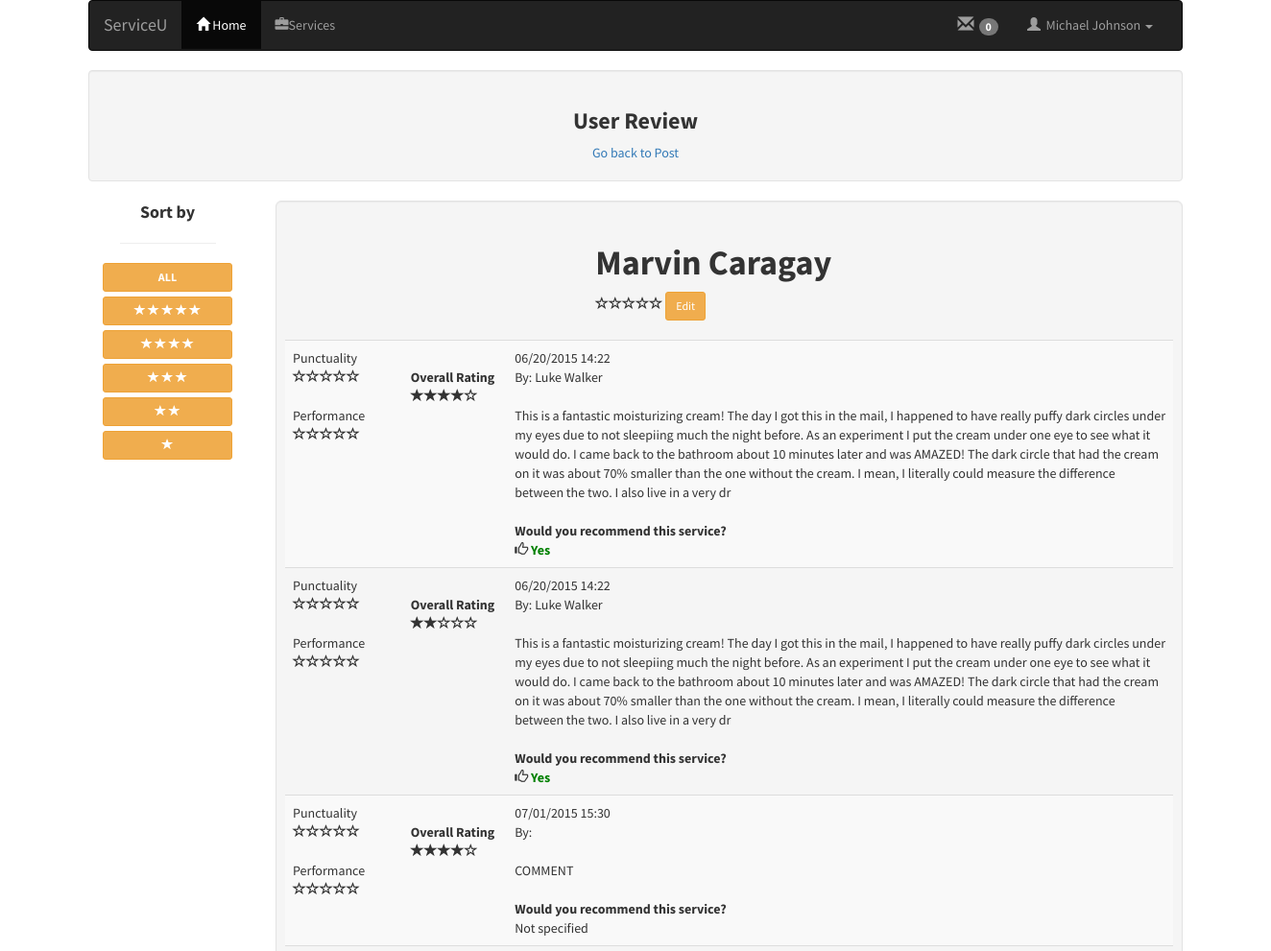
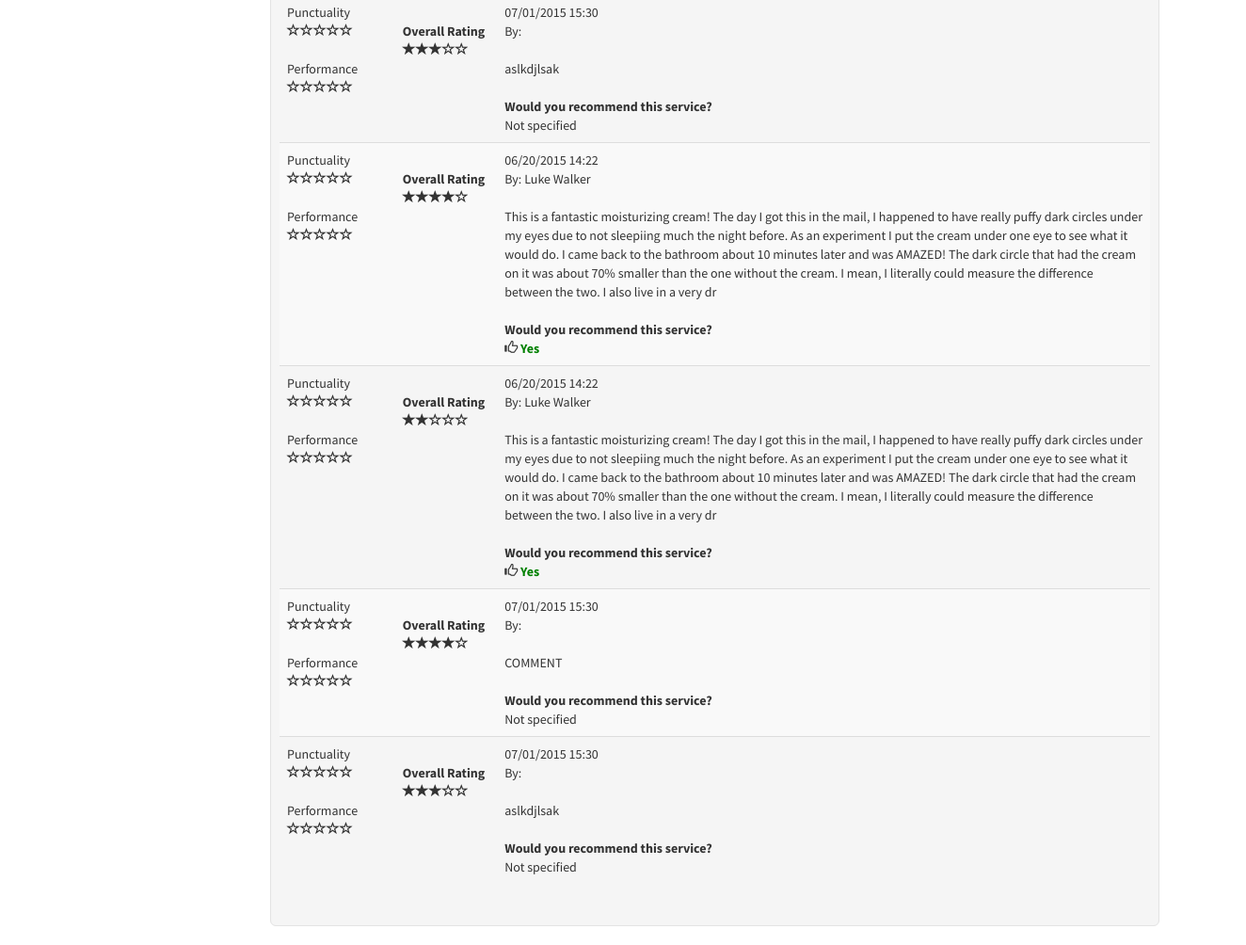
/userReviews.php?employeeEmail=mark@gmail.com&jobID=17 (signed in), run on the app's committed database (2 pictures, top to bottom).
### tables this page shows
CREATE TABLE IF NOT EXISTS `usertable` (
  `userID` int(8) NOT NULL AUTO_INCREMENT,
  `email` varchar(35) NOT NULL DEFAULT '',
  `firstName` varchar(20) NOT NULL,
  `lastName` varchar(20) NOT NULL,
  `userPhone` varchar(20) DEFAULT NULL,
  `password` varchar(20) NOT NULL,
  `verify` tinyint(1) NOT NULL DEFAULT '0',
  `degree` int(1) NOT NULL DEFAULT '0',
  `skill` varchar(300) NOT NULL DEFAULT 'na',
  `interest` varchar(300) NOT NULL DEFAULT 'na',
  `rate` int(1) NOT NULL DEFAULT '0',
  `verificationCode` varchar(10) NOT NULL,
  PRIMARY KEY (`email`),
  UNIQUE KEY `userID` (`userID`)
);

CREATE TABLE IF NOT EXISTS `commenttable` (
  `receiverID` varchar(40) NOT NULL,
  `senderID` varchar(40) NOT NULL,
  `comment` varchar(500) NOT NULL,
  `stars` int(1) NOT NULL DEFAULT '6',
  `entryDate` datetime NOT NULL DEFAULT CURRENT_TIMESTAMP,
  `recommend` varchar(5) NOT NULL DEFAULT 'none'
);

### DatabaseFunctions.php (called while the page is built, shortened)
<?php
$con=mysqli_connect("localhost","root","","serviceu");
function getFullName($userEmail){
    global $con;
    $query = "SELECT firstName, lastName FROM userTable
              WHERE email = '$userEmail'";
    $result = mysqli_query($con, $query);
    $row = mysqli_fetch_assoc($result);
    return $row['firstName'] . " " . $row['lastName'];
}
function getRate($userEmail){
    global $con;
    $query = "SELECT rate FROM userTable
              WHERE email = '$userEmail'";
    $result = mysqli_query($con, $query);
    $row = mysqli_fetch_assoc($result);
    return $row['rate'];
}
function getNroComments($userEmail){
    global $con;
    $query = "SELECT COUNT(*) as total FROM commentTable WHERE receiverID='$userEmail'";
    $result = mysqli_query($con, $query);
    $row = mysqli_fetch_Assoc($result);
    return $row['total'];
}
function getComments($userEmail){
    global $con;
    $query = "SELECT * FROM commentTable WHERE receiverID='$userEmail'";
    $result = mysqli_query($con, $query);
    return $result;
}
function countMyNewMesssages($userEmail)
{
    global $con;
    $query = "SELECT COUNT(*) as total FROM sendertable WHERE recipientEmail='$userEmail' AND newMessage='Yes'";
    $result = mysqli_query($con, $query);
    $row = mysqli_fetch_assoc($result);
    return $row['total'];
}
?>

### userReviews.php (the view, shortened to what this page needs)
<!DOCTYPE html>
<?php
    include("DatabaseFunctions.php");
    include("functions.php");
?>
<?php
    if (!isset($_SESSION["loginEmail"]))
    {
        header("location: index.php");
        exit();
    }
    else{
       $userEmail = $_SESSION["loginEmail"];
    }
    if(isset($_GET['employeeEmail']) && isset($_GET['jobID']))
    {
        $employeeEmail = $_GET['employeeEmail'];
        $jobID = $_GET['jobID'];
    }
    else{
        header("location: errorAccess.php");
        exit();
    }
?>
<html lang="en">
<head>
    <link href="css/bootstrap.min.css" rel="stylesheet">
    <link href="css/bootstrap.css" rel="stylesheet">
    <link href="css/stylish-portfolio.css" rel="stylesheet">
    <link href="font-awesome/css/font-awesome.min.css" rel="stylesheet" type="text/css">
</head>
<body>
    <?php include 'navigationbar.php' ?>
<div class="container">
<div class="well text-center">
    <h3><strong>User Review</strong></h3>
    <a href="postComplete.php?jobID=<?php echo $jobID ?>">Go back to Post</a>
</div>
<div class="row">
<div class="col-md-2">
<div class="col-sm-12 col-md-12 text-center">
    <strong><span class="text-center input-lg">
             Sort by
    </span></strong>
    <hr class="small">
    <a href="#viewApplication" data-toggle="modal" data-target="#viewApplication" class="btn btn-sm btn-warning btn-block">
        <Strong>ALL</strong>
    </a>
    <a href="#viewApplication" data-toggle="modal" data-target="#viewApplication" class="btn btn-sm btn-warning btn-block">
        <?php for($i = 0; $i < 5 ; $i++){ ?>
        <span class="glyphicon glyphicon-star"></span>
        <?php } ?>
    </a>
    <a href="#viewApplication" data-toggle="modal" data-target="#viewApplication" class="btn btn-sm btn-warning btn-block">
        <?php for($i = 0; $i < 4 ; $i++){ ?>
        <span class="glyphicon glyphicon-star"></span>
        <?php } ?>
    </a>
    <a href="#viewApplication" data-toggle="modal" data-target="#viewApplication" class="btn btn-sm btn-warning btn-block">
        <?php for($i = 0; $i < 3 ; $i++){ ?>
        <span class="glyphicon glyphicon-star"></span>
        <?php } ?>
    </a>
    <a href="#viewApplication" data-toggle="modal" data-target="#viewApplication" class="btn btn-sm btn-warning btn-block">
        <?php for($i = 0; $i < 2 ; $i++){ ?>
        <span class="glyphicon glyphicon-star"></span>
        <?php } ?>
    </a>
    <a href="#viewApplication" data-toggle="modal" data-target="#viewApplication" class="btn btn-sm btn-warning btn-block">
        <span class="glyphicon glyphicon-star"></span>
    </a>
</div>
    </div>
    <div class="col-md-10">
    <div class="well well-lg">
            <div class="row">
                <div class="col-sm-10 col-lg-push-4">
                    <h1><span style="font-weight: bold">
                            <?php echo getFullName($employeeEmail); ?>
                            <br>
                    </span>
                    </h1>
                            <?php
                                drawStars(getRate($employeeEmail));
                            ?>
                            <a href="#newReview" data-toggle="modal" data-target="#newReview" class="btn btn-sm btn-warning">
                                <i class="icon-hand-right"></i>Edit
                            </a>
                </div>
            </div>
           <div class="row">
                            <span class="input-sm"><strong> </strong></span>
                            <br>
                            <table class="table table-striped">
                            <?php
                                $nroComments = getNroComments($employeeEmail);
                                if ( $nroComments == 0){
                                    echo "No comments available";
                                }
                                else {
                                $result = getComments($employeeEmail);
                                while ($row = mysqli_fetch_assoc($result)) {
                                    echo '<tr><td class="col-md-3">';
                            ?>
                                <div class="row">
                                    <div class="col-xs-4 col-md-6">
                            <?php
                                    echo "Punctuality<br>";
                                    echo "<br><br>Performance<br>";
                            ?>
                                    </div>
                                    <div class="col-xs-4 col-md-6">
                                        <br>
                            <?php
                                    echo "<strong>Overall Rating</strong>";
                                    echo "<br>";
                                    drawStars($row['stars']);
                            ?>
                                    </div>
                                </div>
                            <?php
                                    echo "</td>";
                                    echo "<td>";
                                    $date = date_create( $row['entryDate']);
                                    echo date_format($date, 'm/d/Y H:i');
                                    echo "<br>By: ";
                                    echo getFullName($row['senderID']);
                                    echo "<br><br>";
                                    echo $row['comment'];
                                    echo "<br><br>";
                                    echo "<strong>Would you recommend this service?</strong>";
                                    echo "<br>";
                                    isRecommended($row['recommend']);
                                    echo "</td></tr>";
                                }
                            ?>
                            </table>
                                <?php } ?>
                        </div>
                </div>
            </div>
        </div>
</div>
</body>
</html>

### navigationbar.php (shortened to what this page needs)
   <div class="container">
     <nav role="navigation" class="navbar navbar-inverse">
        <div class="navbar-header">
            <a href="#" class="navbar-brand">ServiceU</a>
        </div>
        <div id="navbarCollapse" class="collapse navbar-collapse">
            <ul class="nav navbar-nav">
                <li class="active"><a href="services.php"><span class="glyphicon glyphicon-home"></span> Home</a></li>
                <li><a href="#"><span class="glyphicon glyphicon-briefcase"></span>Services</a></li>
            </ul>
            <ul class="nav navbar-nav pull-right">
            <li><a href="inbox.php"> <span style="font-size: 17px; margin-right: 5px;" class="glyphicon glyphicon-envelope"></span><span class="badge">
                <?php
                   if(empty(countMyNewMesssages($userEmail)))
                      echo 0;
                    else
                      echo '<span style="color: #37FF00;">' . countMyNewMesssages($userEmail) . '</span>';
                ?>
                </span></a></li>
            <li class="dropdown">
                <a href="#" data-toggle="dropdown"> <span class="glyphicon glyphicon-user"></span>&nbsp <?php echo getFullName($userEmail); ?>
                <span class="caret"</span></a>
            </li>
            </ul>
        </div>
    </nav>
</div>

### functions.php (shortened to what this page needs)
<?php
function drawStars($numStars){
    if($numStars > 5){
        echo "Not Specified";
    }
    else {
        $totalStars = 5;
        $blankStars = $totalStars - $numStars;
        for($i = 0; $i < $numStars; $i++){
            echo '<span class="glyphicon glyphicon-star"></span>';
        }
        for($j = 0; $j < $blankStars ; $j++){
            echo '<span class="glyphicon glyphicon-star-empty"></span>';
        }
    }
}
function isRecommended($answer){
    if($answer == "yes"){
        echo ' <span class="glyphicon glyphicon-thumbs-up"></span> <strong><span style="color: green;">Yes</span></strong>';
    }
    else if ($answer == "no"){
        echo ' <span class="glyphicon glyphicon-thumbs-up"></span> <strong><span style="color: red;">No</span></strong>';
    }
    else{
        echo "Not specified";
    }
}
?>

### css/stylish-portfolio.css (style rules this page uses)
html, body { width: 100%; height: 100%; }
body { font-family: "Source Sans Pro","Helvetica Neue",Helvetica,Arial,sans-serif; }
hr.small { max-width: 100px; }

### data on the page
usertable: getFullName($userEmail) "Michael Johnson"
usertable: getFullName($employeeEmail) "Marvin Caragay", rate 0 (drawn)
commenttable: stars 4 (drawn), entryDate "06/20/2015 14:22", senderID.lastName "Luke Walker", comment "This is a fantastic moisturizing cream! The day I got this in the mail, I happened to have really puffy dark circles under my eyes due to not sleepiing much the night before. As an experiment I put the cream under one eye to see what it would do. I came back to the bathroom about 10 minutes later and was AMAZED! The dark circle that had the cream on it was about 70% smaller than the one without the cream. I mean, I literally could measure the difference between the two. I also live in a very dr", recommend "yes" (drawn)
commenttable: stars 2 (drawn), entryDate "06/20/2015 14:22", senderID.lastName "Luke Walker", comment "This is a fantastic moisturizing cream! The day I got this in the mail, I happened to have really puffy dark circles under my eyes due to not sleepiing much the night before. As an experiment I put the cream under one eye to see what it would do. I came back to the bathroom about 10 minutes later and was AMAZED! The dark circle that had the cream on it was about 70% smaller than the one without the cream. I mean, I literally could measure the difference between the two. I also live in a very dr", recommend "yes" (drawn)
commenttable: stars 4 (drawn), entryDate "07/01/2015 15:30", comment "COMMENT", recommend "Not specified"
commenttable: stars 3 (drawn), entryDate "07/01/2015 15:30", comment "aslkdjlsak", recommend "Not specified"
commenttable: stars 4 (drawn), entryDate "06/20/2015 14:22", senderID.lastName "Luke Walker", comment "This is a fantastic moisturizing cream! The day I got this in the mail, I happened to have really puffy dark circles under my eyes due to not sleepiing much the night before. As an experiment I put the cream under one eye to see what it would do. I came back to the bathroom about 10 minutes later and was AMAZED! The dark circle that had the cream on it was about 70% smaller than the one without the cream. I mean, I literally could measure the difference between the two. I also live in a very dr", recommend "yes" (drawn)
commenttable: stars 2 (drawn), entryDate "06/20/2015 14:22", senderID.lastName "Luke Walker", comment "This is a fantastic moisturizing cream! The day I got this in the mail, I happened to have really puffy dark circles under my eyes due to not sleepiing much the night before. As an experiment I put the cream under one eye to see what it would do. I came back to the bathroom about 10 minutes later and was AMAZED! The dark circle that had the cream on it was about 70% smaller than the one without the cream. I mean, I literally could measure the difference between the two. I also live in a very dr", recommend "yes" (drawn)
commenttable: stars 4 (drawn), entryDate "07/01/2015 15:30", comment "COMMENT", recommend "Not specified"
commenttable: stars 3 (drawn), entryDate "07/01/2015 15:30", comment "aslkdjlsak", recommend "Not specified"
